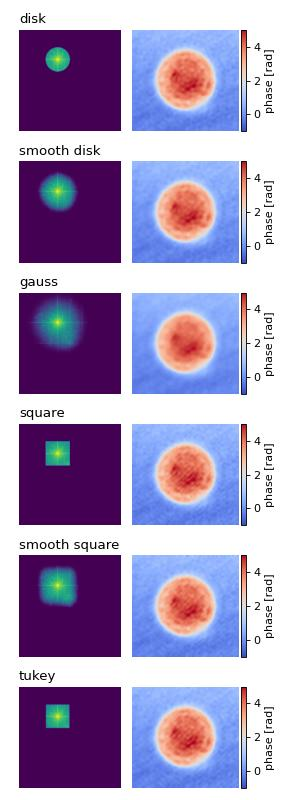

Python code for this plot:
"""Filter visualization

This example visualizes the different Fourier filtering masks
available in qpretrieve.
"""
import matplotlib.pylab as plt
import numpy as np
import qpretrieve
from skimage.restoration import unwrap_phase

# load the experimental data
edata = np.load("./data/hologram_cell.npz")

prange = (-1, 5)
frange = (0, 12)

results = {}

for fn in qpretrieve.filter.available_filters:
    holo = qpretrieve.OffAxisHologram(data=edata["data"])
    holo.run_pipeline(
        filter_name=fn,
        # Set the filter size to half the distance
        # between the central band and the sideband.
        filter_size=1/2)
    bg = qpretrieve.OffAxisHologram(data=edata["bg_data"])
    bg.process_like(holo)
    phase = unwrap_phase(holo.phase - bg.phase)
    mask = np.log(1 + np.abs(holo.fft_filtered))
    results[fn] = mask, phase

num_filters = len(results)

# plot the properties of `qpi`
fig = plt.figure(figsize=(3.6, 10))

for row, name in enumerate(results):
    ax1 = plt.subplot(num_filters, 2, 2*row+1)
    ax1.set_title(name, loc="left")
    ax1.imshow(results[name][0], vmin=frange[0], vmax=frange[1])

    ax2 = plt.subplot(num_filters, 2, 2*row+2)
    map2 = ax2.imshow(results[name][1], cmap="coolwarm",
                      vmin=prange[0], vmax=prange[1])
    plt.colorbar(map2, ax=ax2, fraction=.046, pad=0.02, label="phase [rad]")

    ax1.axis("off")
    ax2.axis("off")

plt.tight_layout()
plt.show()
